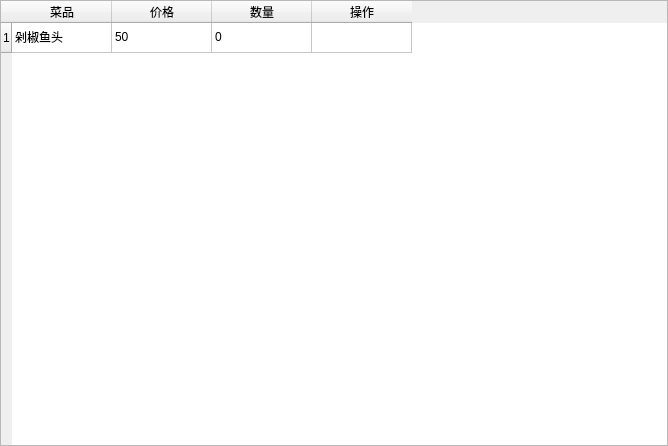
<?xml version="1.0" encoding="UTF-8"?>
<ui version="4.0">
 <class>xiang</class>
 <widget class="QWidget" name="xiang">
  <property name="geometry">
   <rect>
    <x>0</x>
    <y>0</y>
    <width>668</width>
    <height>446</height>
   </rect>
  </property>
  <property name="windowTitle">
   <string>Form</string>
  </property>
  <layout class="QGridLayout" name="gridLayout">
   <property name="leftMargin">
    <number>0</number>
   </property>
   <property name="topMargin">
    <number>0</number>
   </property>
   <property name="rightMargin">
    <number>0</number>
   </property>
   <property name="bottomMargin">
    <number>0</number>
   </property>
   <property name="spacing">
    <number>0</number>
   </property>
   <item row="0" column="0">
    <widget class="QTableWidget" name="tableWidget">
     <row>
      <property name="text">
       <string>1</string>
      </property>
     </row>
     <column>
      <property name="text">
       <string>菜品</string>
      </property>
     </column>
     <column>
      <property name="text">
       <string>价格</string>
      </property>
     </column>
     <column>
      <property name="text">
       <string>数量</string>
      </property>
     </column>
     <column>
      <property name="text">
       <string>操作</string>
      </property>
     </column>
     <item row="0" column="0">
      <property name="text">
       <string>剁椒鱼头</string>
      </property>
     </item>
     <item row="0" column="1">
      <property name="text">
       <string>50</string>
      </property>
     </item>
     <item row="0" column="2">
      <property name="text">
       <string>0</string>
      </property>
     </item>
    </widget>
   </item>
  </layout>
 </widget>
 <resources/>
 <connections/>
</ui>
